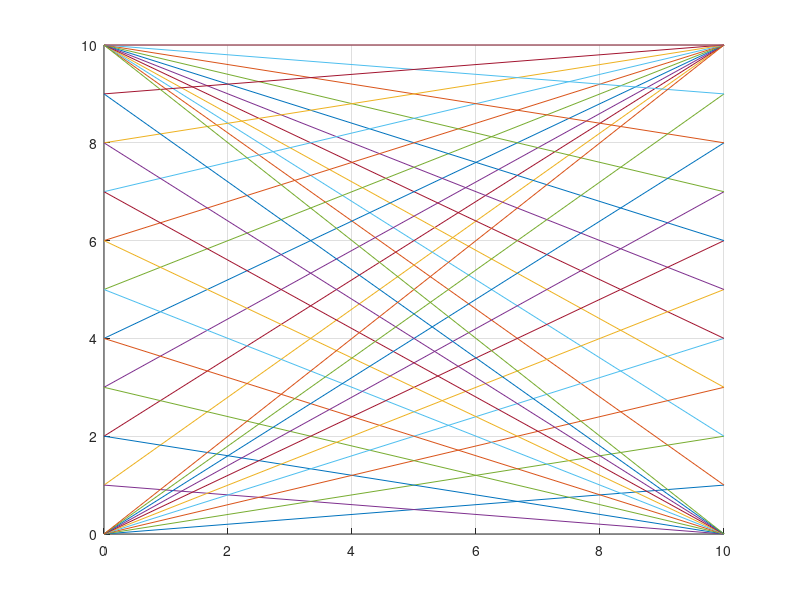

MATLAB code to generate this figure:
clear 

n = 10;

figure, hold on, grid on
for i=1:n
    plot([0,n], [0,i]);
    plot([0,n], [n,i]);
    plot([n,0], [n,i]);
    plot([n,0], [0,i]);
end
